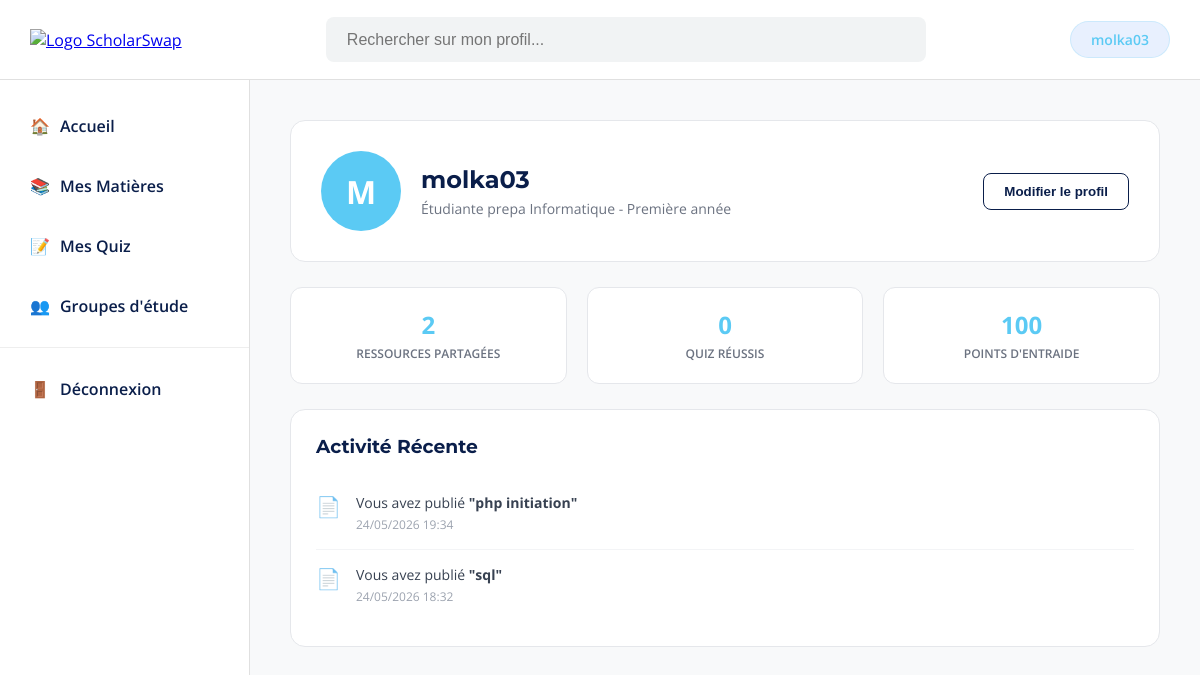
Page /profil.php (signed in) on the committed database.
### tables this page shows
CREATE TABLE `users` (
  `id` int(11) NOT NULL,
  `full_name` varchar(100) NOT NULL,
  `email` varchar(150) NOT NULL,
  `password` varchar(255) NOT NULL,
  `bio` text DEFAULT NULL,
  `created_at` timestamp NOT NULL DEFAULT current_timestamp()
);

CREATE TABLE `resources` (
  `id` int(11) NOT NULL,
  `user_id` int(11) DEFAULT NULL,
  `subject_id` int(11) DEFAULT NULL,
  `author_name` varchar(100) DEFAULT NULL,
  `title` varchar(200) NOT NULL,
  `description` text DEFAULT NULL,
  `file_name` varchar(255) DEFAULT NULL,
  `file_path` varchar(255) DEFAULT NULL,
  `file_type` varchar(30) DEFAULT NULL,
  `file_size` varchar(50) DEFAULT NULL,
  `likes_count` int(11) DEFAULT 0,
  `comments_count` int(11) DEFAULT 0,
  `created_at` timestamp NOT NULL DEFAULT current_timestamp()
);

### config.php (called while the page is built, shortened)
<?php
$host = "localhost";
$dbname = "scholarswap";
$username = "root";
$password = "";
try {
    $pdo = new PDO(
        "mysql:host=$host;dbname=$dbname;charset=utf8mb4",
        $username,
        $password
    );
    $pdo->setAttribute(PDO::ATTR_ERRMODE, PDO::ERRMODE_EXCEPTION);
    $pdo->setAttribute(PDO::ATTR_DEFAULT_FETCH_MODE, PDO::FETCH_ASSOC);
} catch (PDOException $e) {
    die("Erreur de connexion à la base de données : " . $e->getMessage());
}
function e($value) {
    return htmlspecialchars((string)$value, ENT_QUOTES, 'UTF-8');
}
function current_user($refresh = false) {
    global $pdo;
    $stmt = $pdo->prepare("SELECT * FROM users WHERE id = ?");
    $stmt->execute([$_SESSION['user_id']]);
    $user = $stmt->fetch();
    return $user;
}
function initials($name) {
    $name = trim($name);
    $parts = preg_split('/\s+/', $name);
    return strtoupper(substr($name, 0, 1));
}

### profil.php (the view, shortened to what this page needs)
<?php
require_once "config.php";
$user = current_user();
$stmt = $pdo->prepare("SELECT COUNT(*) FROM resources WHERE user_id = ?");
$stmt->execute([$user["id"]]);
$resourceCount = $stmt->fetchColumn();
$stmt = $pdo->prepare("SELECT COUNT(*) FROM quiz_scores WHERE user_id = ? AND score >= total / 2");
$stmt->execute([$user["id"]]);
$quizSuccess = $stmt->fetchColumn();
$points = ($resourceCount * 50) + ($quizSuccess * 25);
$stmt = $pdo->prepare("
    SELECT * FROM resources
    WHERE user_id = ?
    ORDER BY created_at DESC
    LIMIT 5
");
$stmt->execute([$user["id"]]);
$activities = $stmt->fetchAll(PDO::FETCH_ASSOC);
?>
<!DOCTYPE html>
<html lang="fr">
<head>
    <link rel="stylesheet" href="css/profil.css">
</head>
<body>
<header class="main-header">
    <div class="header-left">
        <a href="index.php">
            <img src="assets/colored-logo2.png" alt="Logo ScholarSwap" class="nav-logo">
        </a>
    </div>
    <div class="search-container">
        <input type="text" placeholder="Rechercher sur mon profil...">
    </div>
    <div class="header-right">
        <div class="user-badge"><?= e($user["full_name"]) ?></div>
    </div>
</header>
<div class="main-layout">
    <nav class="sidebar">
        <ul>
            <li onclick="window.location.href='index.php'"><span class="icon">🏠</span> Accueil</li>
            <li onclick="window.location.href='matieres.php'"><span class="icon">📚</span> Mes Matières</li>
            <li onclick="window.location.href='quiz.php'"><span class="icon">📝</span> Mes Quiz</li>
            <li onclick="window.location.href='groupes.php'"><span class="icon">👥</span> Groupes d'étude</li>
            <hr style="border: 0; border-top: 1px solid #EEE; margin: 15px 0;">
            <li onclick="window.location.href='logout.php'"><span class="icon">🚪</span> Déconnexion</li>
        </ul>
    </nav>
    <main class="feed">
        <div class="profile-header">
            <div class="profile-info-main">
                <div class="profile-avatar-large">
                    <?= e(initials($user["full_name"])) ?>
                </div>
                <div class="profile-text">
                    <h2><?= e($user["full_name"]) ?></h2>
                    <p><?= e($user["bio"] ?: "Étudiante prepa Informatique - Première année") ?></p>
                </div>
            </div>
            <button class="edit-profile-btn" onclick="window.location.href='parametres.html'">
                Modifier le profil
            </button>
        </div>
        <div class="stats-grid">
            <div class="stat-card">
                <span class="stat-value"><?= e($resourceCount) ?></span>
                <span class="stat-label">Ressources Partagées</span>
            </div>
            <div class="stat-card">
                <span class="stat-value"><?= e($quizSuccess) ?></span>
                <span class="stat-label">Quiz Réussis</span>
            </div>
            <div class="stat-card">
                <span class="stat-value"><?= e($points) ?></span>
                <span class="stat-label">Points d'Entraide</span>
            </div>
        </div>
        <div class="profile-content">
            <h3>Activité Récente</h3>
            <div class="activity-list">
                <?php foreach ($activities as $activity): ?>
                    <div class="activity-item">
                        <span class="activity-icon">📄</span>
                        <div class="activity-detail">
                            <p>
                                Vous avez publié
                                <strong>"<?= e($activity["title"]) ?>"</strong>
                            </p>
                            <span><?= date("d/m/Y H:i", strtotime($activity["created_at"])) ?></span>
                        </div>
                    </div>
                <?php endforeach; ?>
            </div>
        </div>
    </main>
</div>
</body>
</html>

### profil.css (style rules this page uses)
:root { --primary-dark: #0A1E4A; --primary-blue: #5BCAF4; --bg-light: #f8f9fa; --border-color: #e0e0e0; }
* { margin: 0; padding: 0; box-sizing: border-box; }
body { font-family: 'Open Sans', sans-serif; background-color: var(--bg-light); color: var(--primary-dark); }
.main-header { height: 80px; background: white; display: flex; align-items: center; justify-content: space-between; padding: 0 30px; border-bottom: 1px solid var(--border-color); position: sticky; top: 0; z-index: 100; }
.nav-logo { height: 60px; width: auto; object-fit: contain; }
.search-container input { width: 600px; height: 45px; padding: 10px 20px; background: #f1f3f4; border: 1px solid transparent; border-radius: 8px; font-size: 16px; outline: none; }
.user-badge { background: #e8f0fe; color: var(--primary-blue); padding: 8px 20px; border-radius: 20px; font-weight: 600; font-size: 14px; border: 1px solid rgba(91, 202, 244, 0.2); }
.main-layout { display: flex; min-height: calc(100vh - 80px); }
.sidebar { width: 250px; background: white; padding: 20px 0; border-right: 1px solid var(--border-color); }
.sidebar li { padding: 15px 30px; font-size: 16px; margin-bottom: 8px; cursor: pointer; font-weight: 600; transition: 0.2s; display: flex; align-items: center; gap: 10px; list-style: none; }
.feed { flex: 1; padding: 40px; max-width: 1000px; margin: 0 auto; }
.profile-header { background: white; padding: 30px; border-radius: 15px; border: 1px solid #E5E7EB; display: flex; justify-content: space-between; align-items: center; margin-bottom: 25px; }
.profile-info-main { display: flex; align-items: center; gap: 20px; }
.profile-avatar-large { width: 80px; height: 80px; background-color: var(--primary-blue); color: white; border-radius: 50%; display: flex; align-items: center; justify-content: center; font-size: 32px; font-weight: bold; }
.profile-text h2 { color: var(--primary-dark); font-family: 'Montserrat', sans-serif; margin-bottom: 5px; }
.profile-text p { color: #6B7280; font-size: 14px; }
.edit-profile-btn { border: 1px solid var(--primary-dark); background: white; color: var(--primary-dark); padding: 10px 20px; border-radius: 8px; font-weight: 600; cursor: pointer; transition: 0.3s; }
.stats-grid { display: grid; grid-template-columns: repeat(3, 1fr); gap: 20px; margin-bottom: 25px; }
.stat-card { background: white; padding: 20px; border-radius: 12px; border: 1px solid #E5E7EB; text-align: center; }
.stat-value { display: block; font-size: 24px; font-weight: bold; color: var(--primary-blue); }
.stat-label { font-size: 12px; color: #6B7280; text-transform: uppercase; font-weight: 600; }
.profile-content { background: white; padding: 25px; border-radius: 15px; border: 1px solid #E5E7EB; }
.profile-content h3 { color: var(--primary-dark); font-family: 'Montserrat', sans-serif; margin-bottom: 20px; }
.activity-item { display: flex; gap: 15px; padding: 15px 0; border-bottom: 1px solid #F3F4F6; }
.activity-item:last-child { border-bottom: none; }
.activity-icon { font-size: 20px; }
.activity-detail p { font-size: 14px; color: #374151; }
.activity-detail span { font-size: 12px; color: #9CA3AF; }

### rows in the picture
users: full_name "molka03", full_name "M", bio "Étudiante prepa Informatique - Première année"
resources: title "php initiation", created_at "24/05/2026 19:34"
resources: title "sql", created_at "24/05/2026 18:32"

### other values in the picture
$resourceCount "2"
$quizSuccess "0"
$points "100"
